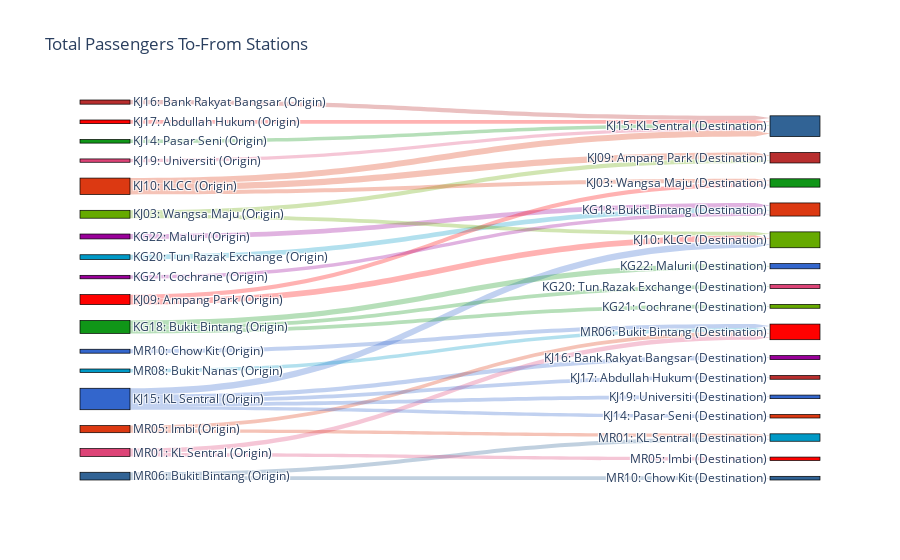

The code cell stored with this chart in its notebook:
### Code cell
#Sankey Diagram Code 
fig = go.Figure(data=[go.Sankey(
    arrangement = "snap",
    node = dict(
      pad = 25,
      thickness = 50,
      line = dict(color = "black", width = 0.7),
      label = unique_source_target,
      color = label_colors
      
    ),
    link = dict(
      arrowlen=15,
      source = links_dict["train_origin"],
      target = links_dict["train_destination"],
      value = links_dict["total_passengers"],
      color = links_dict["link_c"]
  
  ))])

fig.update_layout(title_text="Total Passengers To-From Stations")

# fig.update_traces(node_color = color_for_nodes, link_color = color_for_links)
fig.show()
